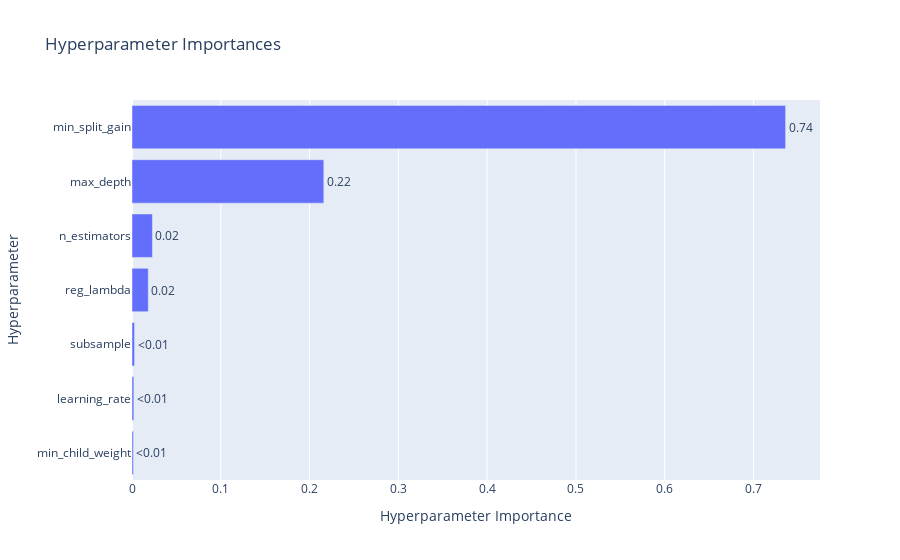

This figure's notebook cell:
### Code cell
# plot hyperparameter importance plot

optuna.visualization.plot_param_importances(study)

### Figure 1 — Plotly figure (JSON) as saved in the notebook; plotly's stock layout.template omitted (floating-point values rounded to 4 significant figures)
{"data": [{"cliponaxis": false, "hovertemplate": ["min_child_weight (IntDistribution): 0.001605459242964229<extra></extra>", "learning_rate (FloatDistribution): 0.002079029077117336<extra></extra>", "subsample (FloatDistribution): 0.0028833342137769146<extra></extra>", "reg_lambda (FloatDistribution): 0.018318877418042737<extra></extra>", "n_estimators (IntDistribution): 0.023014600329760698<extra></extra>", "max_depth (IntDistribution): 0.21600516340968165<extra></extra>", "min_split_gain (FloatDistribution): 0.7360935363086565<extra></extra>"], "name": "Objective Value", "orientation": "h", "text": ["<0.01", "<0.01", "<0.01", "0.02", "0.02", "0.22", "0.74"], "textposition": "outside", "type": "bar", "x": [0.001605, 0.002079, 0.002883, 0.01832, 0.02301, 0.216, 0.7361], "y": ["min_child_weight", "learning_rate", "subsample", "reg_lambda", "n_estimators", "max_depth", "min_split_gain"]}], "layout": {"title": {"text": "Hyperparameter Importances"}, "xaxis": {"title": {"text": "Hyperparameter Importance"}}, "yaxis": {"title": {"text": "Hyperparameter"}}}}
